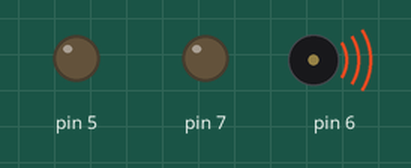
This sketch was run on a simulated Arduino Uno, built with avr-gcc and run on an emulated ATmega328P. Parts: output pins drawn as LEDs (lit = HIGH), buzzer (waves = sounding). At 0.0 s the program stops and its outputs stay as they are.

Above: at 0.1 s.
Timing chart, 0 to 1.5 s (numbered marks = the images above):
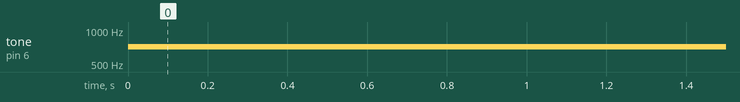

The sketch:

soundgen_3.ino
```cpp
/*

 Timer examples
 Timer0, CTC mode - Clear Timer on Compare
 Generating sound

when TCNT0 == OCR0
it clears TCNT0 (sets it to 0)

*/

int main()
{
  //setup

  //TIMER0 setup

  //Waveform generation mode: TCCR0A Bits 1,0
  //and TCCR0B Bit 3
  //Normal mode = 0 0 0

  //TCCR0B Bits 2,1,0 : Prescaler

  //Prescaler Select: TCCR0B Bits 2,1,0
  // 0 0 0 No clock source
  // 0 0 1 Prescaler = 1 (no prescaler) 12 MHz   12MHz/256  = 46875 Hz
  // 0 1 0 Prescaler = 8                1.5 MHz  1.5Mhz/256 = 5859.375 Hz

  // 0 1 1 Prescaler = 64               187.5kHz 187.5kHz/256 = 732.421875 Hz
  // this looks like a good prescaler to generate sounds because
  // the lowest frequency is  732/2 = 366 Hz
  // and the highest is 93.75 kHz

  //1 0 0  Prescaler = 256              46.875 kHz 46.875/256 = 183.1 Hz
  // this seems to be even better, lowest frequency is 183/2 = 91 Hz
  // and the highest is just above the hearing threshold at 23.4375 kHz

  //1 0 1  Prescaler = 1024             11.71875 kHz    11.71875 kHz/256 = 45.77 Hz
  // this is useful in generating low tones down to  45.77/2 = 22 Hz-ig de
  // however it can only go up to 5.85 kHz

  cli();

  OCR0A = 10;
  //OCR0A  = 28;
  TCCR0A = 0b01000010;  //setting CTC mode
                        //last 2 bits are WGM1 and 0 set them to 10
                        //first 2 bits are COM0A1,COM0A0 set them to 01
                        //this means the toggle happens on the OCR0 output
                        //so it toggles whenever TCNT0==OCR0
  TCCR0B = 0b00000101;  //prescaler : 256

  TCNT0  = 0x00;       //inital value:0
  TIMSK0 = 0b00000000; //no interrupts
  TIFR0  = 0b00000111; //clear all flags

  //PORTD output pin - OC0A is the pin number 6
  DDRD |= 0b11100000;   //D7 D6 D5 set as outputs

  sei();

  //main loop

  while (1)
    {
      //.. the timer system handles toggling the OCR0 output
      // we can look it up the OCR0 output is in fact the D6 pin
    }


  return 0;
}
```

Measured:
- by itself, tone on pin 6: silent → 710 Hz at 0.00 s
